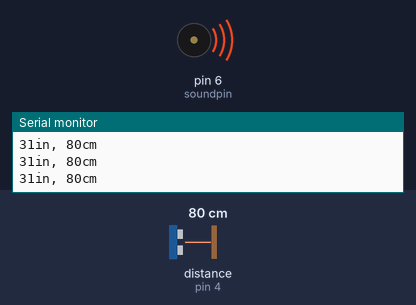
Recording of a sketch running on a simulated Arduino Uno, built with avr-gcc and run on an emulated ATmega328P. Parts: buzzer (waves = sounding), the last lines printed to the serial monitor. Wiring (inferred from the names in the program): ultrasonic range finder: trigger pin 2; echo pin 4. The test bench sets the inputs (shaded band); at power-on: distance to the obstacle (sensor on pin 4) 80 cm. The echo pulse lasts 58.3 µs per cm.

Above: at 1.2 s.
1.3 s: distance to the obstacle (sensor on pin 4) set to 18 cm
At 2.1 s:
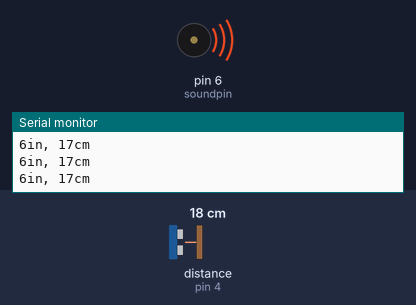
4.3 s: distance to the obstacle (sensor on pin 4) set to 2 cm
At 5.0 s:
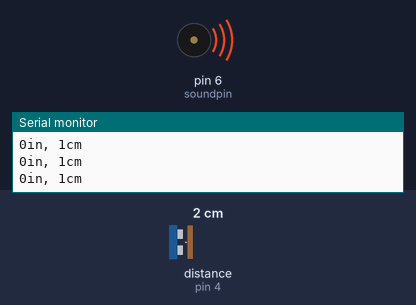
7.3 s: distance to the obstacle (sensor on pin 4) set to 18 cm
At 8.4 s:
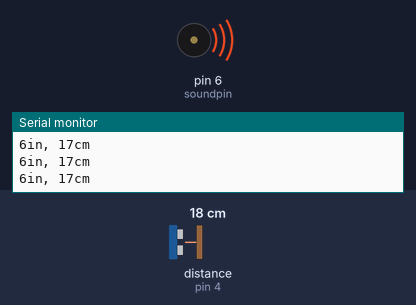
10.3 s: distance to the obstacle (sensor on pin 4) set to 120 cm
At 10.9 s:
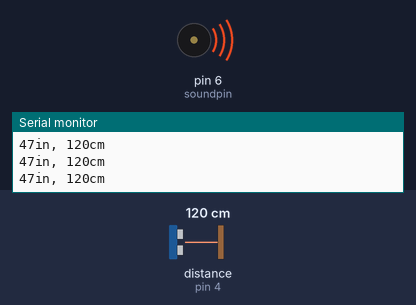
Timing chart, 0 to 13.3 s (numbered marks = the images above; inputs shaded):
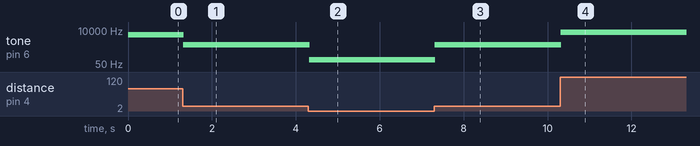

Measured:
- after the input at 1.3 s, tone on pin 6 (soundpin): 4646 Hz → 1031 Hz at once, → 1032 Hz 0.01 s later
- after the input at 4.3 s, tone on pin 6 (soundpin): 1032 Hz → 99 Hz at once, → 98 Hz 0.01 s later
- after the input at 7.3 s, tone on pin 6 (soundpin): 98 Hz → 1031 Hz at once, → 1032 Hz 0.01 s later
- after the input at 10.3 s, tone on pin 6 (soundpin): 1032 Hz → 6978 Hz at once

The sketch:

theremin.ino
```cpp
const int trigPin = 2;
const int echoPin = 4;
const int soundpin=6;


void setup()
{
Serial.begin(9600);
pinMode(trigPin, OUTPUT);
pinMode(echoPin, INPUT);
pinMode(soundpin, OUTPUT);
}

void loop()
{
long duration, inches, cm;
digitalWrite(trigPin, LOW);
delayMicroseconds(2);
digitalWrite(trigPin, HIGH);
delayMicroseconds(10);
digitalWrite(trigPin, LOW);
duration = pulseIn(echoPin, HIGH);
inches = microsecondsToInches(duration);
cm = microsecondsToCentimeters(duration);
Serial.print(inches);
Serial.print("in, ");
Serial.print(cm);
Serial.print("cm");
Serial.println();
//delay(100);

//sound
int pitch=duration*1;
tone(soundpin,pitch,10);
//delay(10);
//noTone(soundpin);
}

long microsecondsToInches(long microseconds)
{
  return microseconds / 74 / 2;
}

long microsecondsToCentimeters(long microseconds)
{
  return microseconds / 29 / 2;
}
```
